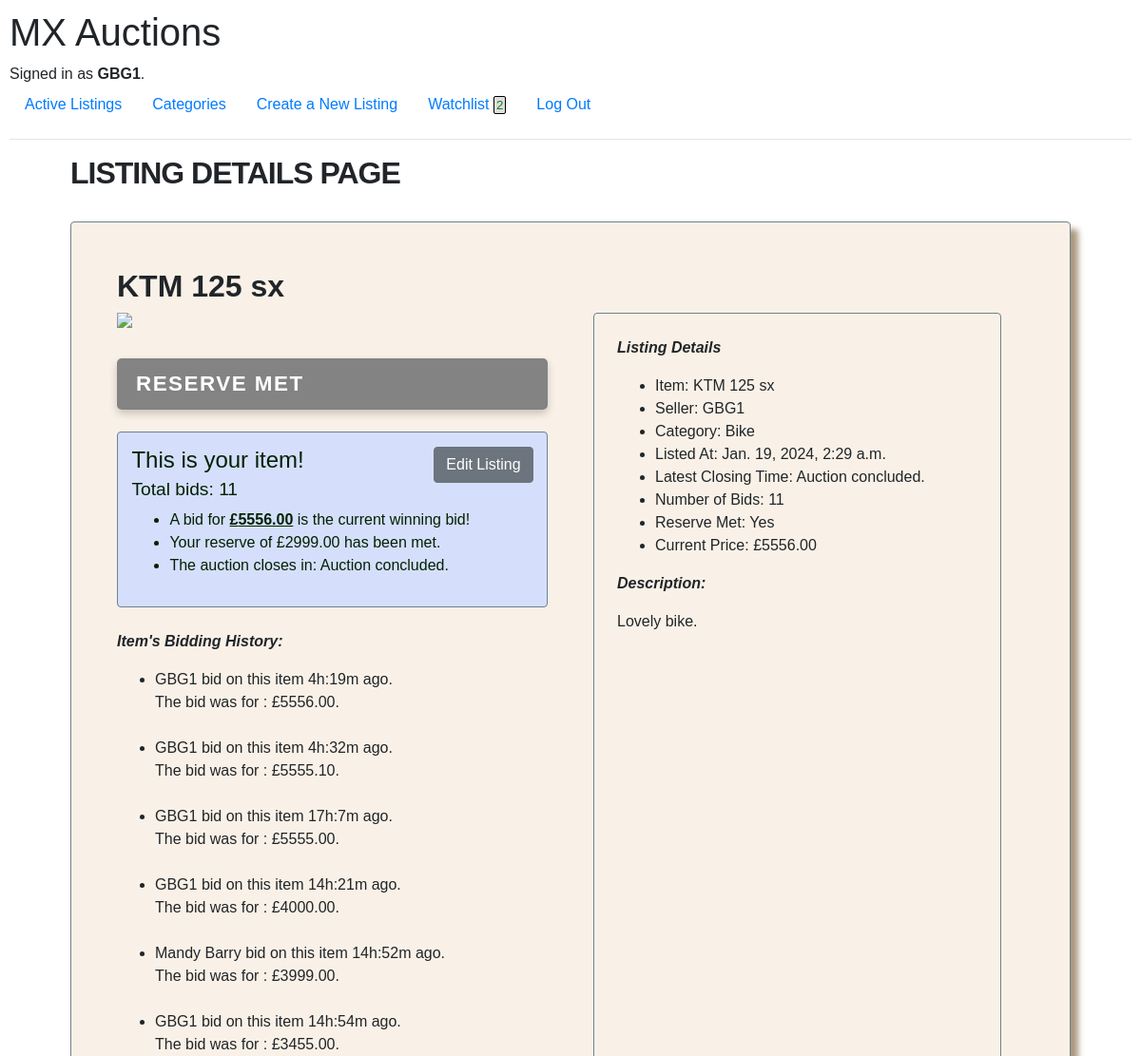
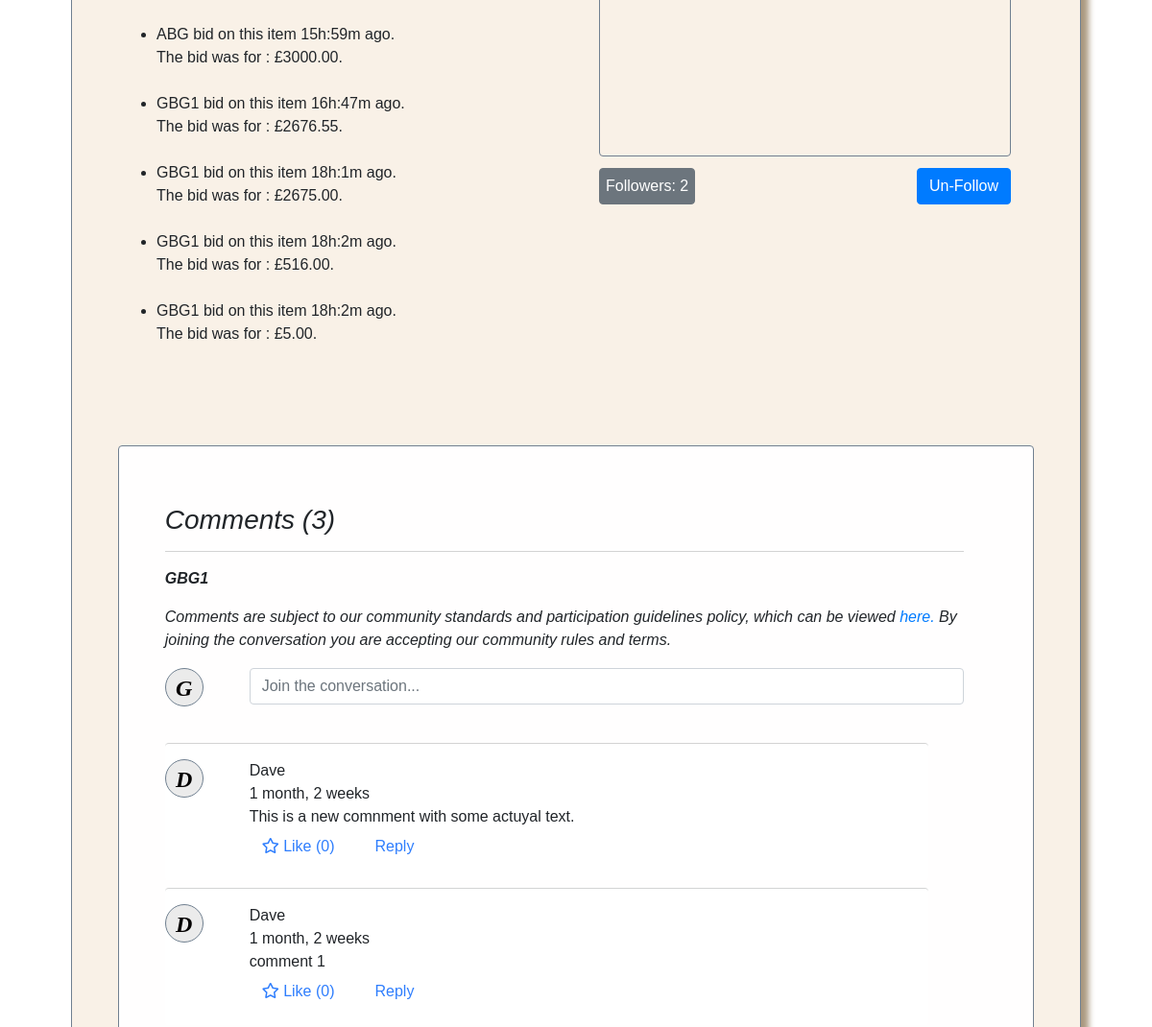
The page /listing/1/ (signed in, upper part) on the database as committed earlier (2 pictures, top to bottom).
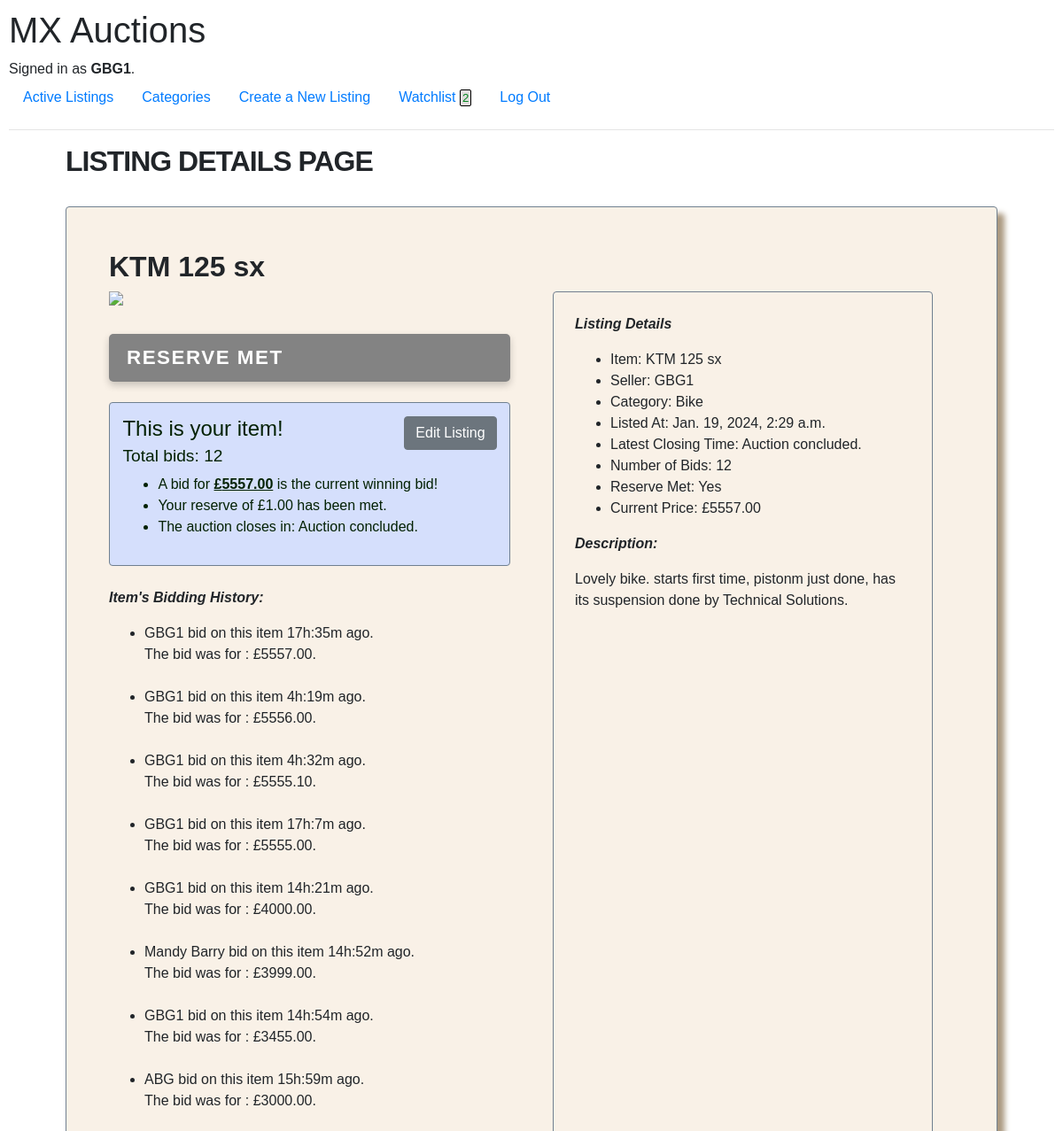
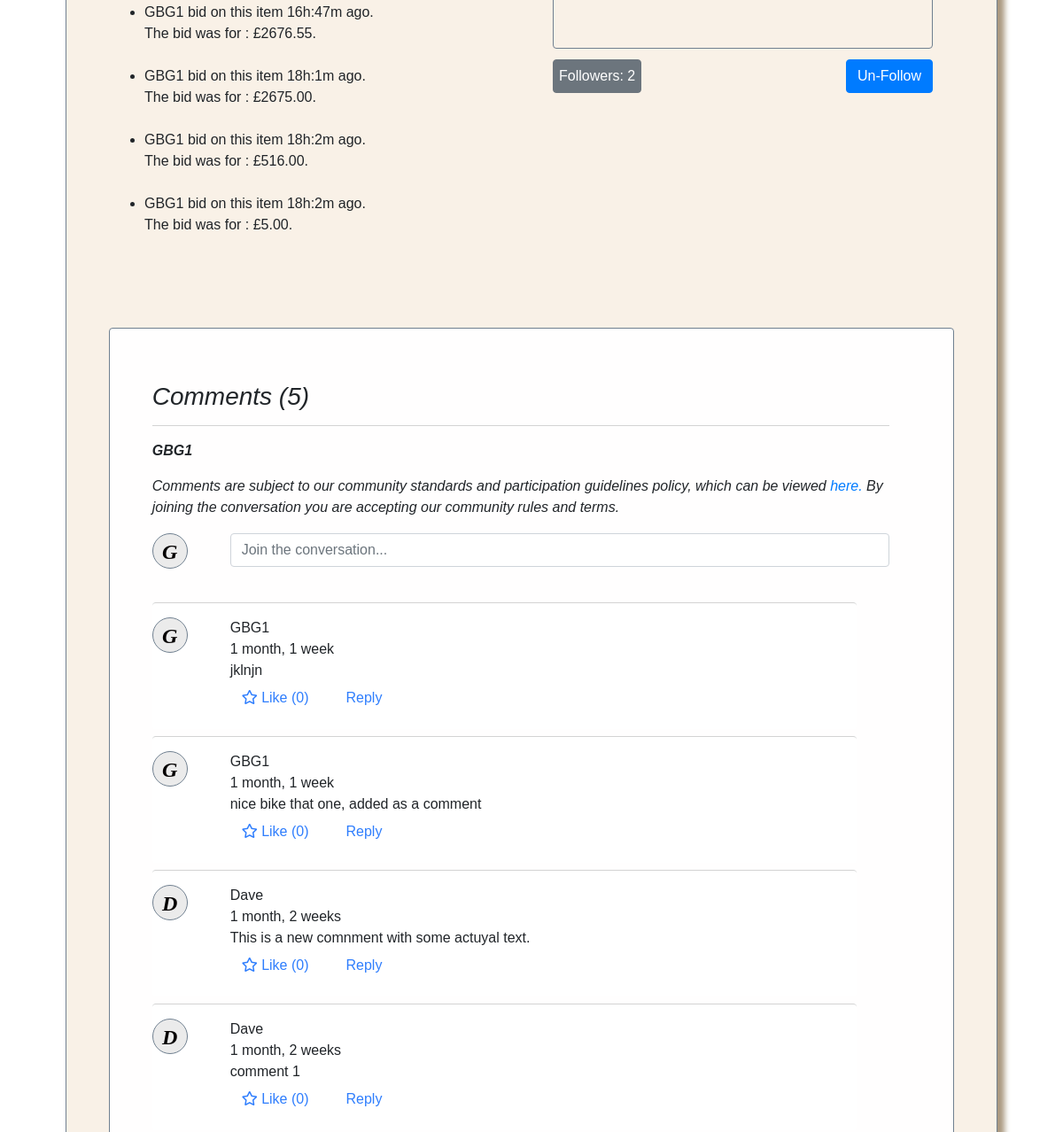
The same page on the database as committed later (2 pictures, top to bottom).
### auctions/models.py (models this page shows, shortened)
class Bid(models.Model):
    user = models.ForeignKey(settings.AUTH_USER_MODEL, on_delete=models.CASCADE, related_name='bids', verbose_name="Bidder")
    listing = models.ForeignKey(Listing, on_delete=models.CASCADE, related_name='bids', verbose_name="Listing")
    amount = models.DecimalField(max_digits=10, decimal_places=2, verbose_name="Bid Amount")
    time = models.DateTimeField(default=now, verbose_name="Bid Time")
    class Meta:
        ordering = ['-time']
    def time_since_bid(self):
        time_difference = now() - self.time
        hours = time_difference.seconds // 3600
        minutes = (time_difference.seconds // 60) % 60
        hours_mins = f"{hours}h:{minutes}m"
        return hours_mins
    def __str__(self):
        hours_mins_since_bid = self.time_since_bid()
        return f"{self.user.username} bid on this item {hours_mins_since_bid} ago. \n The bid was for : £{self.amount}.\n\n"

class Listing(models.Model):
    category = models.ForeignKey(Category, on_delete=models.SET_NULL, null = True, blank=True, related_name="listings")
    listing_title = models.CharField(max_length=256, verbose_name="Title")
    listing_details = models.TextField(verbose_name="Please enter full detailss of your Listing")
    listing_date_time = models.DateTimeField(default = now, verbose_name="Listing time")
    starting_price = models.DecimalField(max_digits=10, decimal_places=2, blank = False, default = 1, verbose_name="Starting Price")
    current_bid = models.DecimalField(max_digits=10, decimal_places=2, null = True, blank = True, verbose_name="Current Bid")
    sold_price = models.DecimalField(max_digits=10, decimal_places=2, null = True, blank = True, verbose_name="Sold Price")
    reserve = models.DecimalField(max_digits=10, decimal_places=2, verbose_name="Reserve")
    closing_time = models.DateTimeField(default = seventytwohours, verbose_name="Closing time")
    auction_open = models.BooleanField(default = True, verbose_name="Auction Open")
    listing_image_url = models.URLField(max_length=500, verbose_name="URL for images for Listing Item")
    user = models.ForeignKey(User, on_delete=models.CASCADE, related_name="listings", verbose_name="Listed by")
    following = models.ManyToManyField(settings.AUTH_USER_MODEL, blank=True, related_name="followers", verbose_name="following")
    def get_max_bid(self):
        return self.bids.order_by('-amount').first()
    def bid_history(self):
        return self.bids.order_by('-amount')

class User(AbstractUser):
    def following_count(self):
        return Listing.objects.filter(following=self).count()

class Comment(models.Model):
    listing = models.ForeignKey(Listing, on_delete=models.CASCADE, related_name="comments")
    user = models.ForeignKey(settings.AUTH_USER_MODEL, on_delete=models.CASCADE, related_name="user_comments", verbose_name="Comentor")
    comment_content = models.CharField(max_length=5000, verbose_name="Comment")
    comment_time = models.DateTimeField(default= now, verbose_name="Comment Made at")
    parent = models.ForeignKey('self', on_delete=models.SET_NULL, null=True, blank=True, related_name="replies", verbose_name="Reply")

class Category(models.Model):
    category_name = models.CharField(max_length=256, verbose_name="Category")
    def __str__(self):
        return self.category_name

### auctions/views.py (the view, shortened to what this page needs)
# urls.py: path('listing/<int:listing_id>/', views.listing_details, name='listing_details'),
def listing_details(request, listing_id, follow_action=None, comment_like_action=None, comment_id=None):
    listing = get_object_or_404(Listing, pk=listing_id)
    user = request.user
    username = user.username.title()
    user_initial = username[0]
    if follow_action and user.is_authenticated:
        if follow_action == 'follow':
            listing.following.add(user)
        elif follow_action == 'unfollow':
            listing.following.remove(user)
        return redirect('listing_details', listing_id=listing_id)
    if request.method == "POST":
        new_bid_str = request.POST.get("amount", '0')
        try:
            new_bid = Decimal(new_bid_str)
            if new_bid <= 1:
                messages.error(request, "Invalid Bid. Your bid needs to be more than £1.")
            elif new_bid <= listing.current_bid:
                messages.error(request, "Invalid Bid. Your bid needs to be more than the current listed price.")
            else:
                new_bid_instance = Bid ()
                new_bid_instance.user = request.user
                new_bid_instance.listing= listing
                new_bid_instance.amount = new_bid
                new_bid_instance.save()
                messages.success(request, "Thanks for your bid, Good Luck!!")
            return redirect("listing_details", listing_id=listing_id)
        except (InvalidOperation, ValueError, TypeError):
            messages.error(request, "Invalid Bid. You need to enter a number.")
            return redirect("listing_details", listing_id=listing_id)
    else:
        form = BidForm()
        comment_form = CommentForm()
        reply_form = CommentReplyForm()
        top_level_comments = Comment.objects.filter(listing=listing, parent__isnull=True).order_by('-comment_time')
        number_comments = top_level_comments.count()
        comments_tree = build_comment_tree(top_level_comments)
        if request.user.is_authenticated:
            user_likes = CommentLike.objects.filter(user=request.user).values_list('comment_id', flat=True)
        else:
            user_likes = []
        reserve_met = False
        user_bid_amount = False
        is_highest_bidder = False
        bid_superceeded = False
        number_user_bids = 0
        bid_history = listing.bid_history()
        number_bids = bid_history.count()
        if user.is_authenticated:
            if listing.bid_history().filter(user=user).exists():
                user_bid_amount = listing.bid_history().filter(user=user).first().amount
                number_user_bids = listing.bid_history().filter(user=user).count()
        highest_bid = listing.get_max_bid()
        if number_bids:
            highest_bid_amount = highest_bid.amount
            if listing.get_max_bid().user == user:
                is_highest_bidder = True
            elif user_bid_amount:
               bid_superceeded = True
        reserve = listing.reserve
        if listing.current_bid >= reserve:
            reserve_met = True
        following = request.user in listing.following.all()
        followers = listing.following.all()
        following_count = followers.count()
        time_left_delta = listing.closing_time - now()
        days = time_left_delta.days
        hours, remainder = divmod(time_left_delta.seconds, 3600)
        minutes, seconds = divmod(remainder, 60)
        time_left_str = f"{days} days {hours}h {minutes}m"
        if time_left_delta.total_seconds() <= 0:
            time_left_str = "Auction concluded."
        if number_bids:
            return render(request, 'auctions/listing_details.html', {
                        'listing': listing,
                        'form' : form,
                        'listing_num' : listing_id,
                        'username' : username,
                        'user_initial' : user_initial,
                        'bid_history' : bid_history,
                        'following' : following,
                        'followers' : followers,
                        'following_count' : following_count,
                        'comment_form' : comment_form,
                        'reply_form' : reply_form,
                        'top_level_comments' : top_level_comments,
                        'comments_tree' : comments_tree,
                        'number_comments' : number_comments,
                        'user_likes' : user_likes,
                        'time_left' : time_left_str,
                        'number_bids' : number_bids,
                        'highest_bid' : highest_bid_amount,
                        'reserve' : reserve,
                        'reserve_met' : reserve_met,
                        'user_bid_amount' : user_bid_amount,
                        'number_user_bids' : number_user_bids,
                        'is_highest_bidder' : is_highest_bidder,
                        'bid_superceeded' : bid_superceeded,
            })

### auctions/forms.py
class BidForm(ModelForm):
    amount = forms.DecimalField(
        max_digits=10,
        decimal_places=2,
        widget=forms.NumberInput(attrs={'placeholder': 'Enter your bid in GBP (£)'})
    )
    class Meta:
        model = Bid
        fields = ['amount']

class CommentForm(ModelForm):
    class Meta:
        model= Comment
        fields = ['comment_content']
        labels = {'comment_content' : False}
        widgets = {
            'comment_content': forms.Textarea(attrs={
            'placeholder': 'Join the conversation...',
            'class': 'form-control comment-entry-box',
            'rows': 1,
            'style': 'width: 100%; overflow:hidden; resize:none;',
            }),
        }

### auctions/context_processors.py (called while the page is built)
def following_count(request):
    if request.user.is_authenticated:
        return {'following_count': request.user.following_count()}
    return {'following_count': 0}

### auctions/templatetags/comment_filters.py (called while the page is built)
@register.filter
def get_replies(comments_tree, comment):
    return comments_tree.get(comment, {})

### auctions/utils.py (called while the page is built)
def build_comment_tree(comments):
    comment_tree = {}
    for comment in comments:
        comment_tree[comment] = build_comment_tree(comment.replies.all())
    return comment_tree

### auctions/templates/auctions/listing_details.html (shortened to what the changed rows need)
{% extends "auctions/layout.html" %}
{% load static %}
{% load comment_filters %}
{% block body %}
<main>
    <h2 class="main-title">LISTING DETAILS PAGE</h2>
    <div class="listing-details-container">
        <h2><strong>{{ listing.listing_title }}</strong></h2>
        <div class="two-cols">
            <div class ="left-side">
                {% if listing.user == user %}
                <div class="own-item-pane">
                    <div class="own-itwm-pane-title-bar">
                        <div class="own-itwm-pane-title-bar-left"><h4>This is your item! <br>
                            <small>Total bids: {{ number_bids }}</small></h4>
                        </div>
                        <div class="own-itwm-pane-title-bar-right">
                            <a href="{% url 'editlisting' listing_id=listing.id %}" class="btn btn-secondary edit-button">Edit Listing</a>
                        </div>
                    </div>
                    {% if number_bids > 0 %}
                    <ul>
                        <li>A bid for <strong style="text-decoration: underline;">£{{ highest_bid }}</strong> is the current winning bid!</li>
                            {% if reserve_met %}
                                <li>Your reserve of £{{ reserve }} has been met.</li>
                            {% else %}
                                <li>Your reserve of £{{ reserve }} has <strong style="text-decoration: underline;">NOT</strong> been met.</li>
                            {% endif %}
                        <li>The auction closes in: {{ time_left }}</li>
                    </ul>
                    {% else %}
                    <ul>
                        <li>No bids placed.</li>
                        <li>Your reserve for this item is set at £{{ reserve }}.</li>
                        <li>The auction closes in: {{ time_left }}</li>
                    </ul>
                    {% endif %}
                </div>
                {% endif %}
                <div>
                    <div class="bid-history">
                        {% if bid_history %}
                            <ul>
                            {% for bid in bid_history %}
                                <li>{{ bid |linebreaksbr }}</li>
                            {% endfor %}
                            </ul>
                        {% else %}
                        <p>No bids have been made on this item yet.</p>
                        {% endif %}
                    </div>
                </div>
            </div>
            <div class="right-side">
                <div class="listing-details-box">
                    <p><i><strong>Listing Details</strong></i></p>
                    <ul>
                        <li> Item: {{ listing.listing_title }}</li>
                        <li> Seller: {{ listing.user.username }} </li>
                        <li> Category: {{ listing.category }}</li>
                        <li> Listed At: {{ listing.listing_date_time }}</li>
                        <li> Latest Closing Time:  {{ time_left }}</li>
                        <li> Number of Bids: {{ number_bids }}</li>
                            {% if reserve_met %}
                            <li> Reserve Met: Yes</li>
                            {% else %}
                            <li>Reserve Met: No</li>
                            {% endif %}
                        {% if number_bids > 0 %}
                        <li> Current Price: £{{ highest_bid }}</li>
                        {% else %}
                        <li> Starting Price: £{{ highest_bid }}</li>
                        {% endif %}
                    </ul>
                    <p><i><strong>Description:</strong></i></p>
                    <p> {{ listing.listing_details }}</p>
                </div>
            </div>
        </div>
        <div class="comments-box form-container">
            <h3 class="comments-title"><i>Comments ({{ number_comments }})</h3>
            {% if not top_level_comments %}
            <p>No Comments for this Item</p>
            {% else %}
                {% load humanize %}
                {% for comment in top_level_comments %}
                <div class="comment">
                    <div class="Initial-section comment-initial-section">
                        <i>{{ comment.user.username |slice:":1"  }}</i>
                    </div>
                    <div class="comment-body-section">
                        <div>{{ comment.user.username }}</div>
                        <div>{{ comment.comment_time | timesince }}</div>
                        <div>{{ comment.comment_content }}</div>
                        {% if user.is_authenticated  %}
                        <div id="comment-like-reply-button-flexbox">
                                <div class="comment-like-button">
                                    {% if comment.id in user_likes %}
                                    <a href="{% url 'listing_details_with_comment_like_action' listing_id=listing.id comment_id=comment.id comment_like_action='unlike' %}" class="btn comment-like-btn"><i class="fas fa-star"></i> Unlike ({{ comment.comment_likes.count }})</a>
                                    {% else %}
                                    <a href="{% url 'listing_details_with_comment_like_action' listing_id=listing.id comment_id=comment.id comment_like_action='like' %}" class="btn comment-like-btn"><i class="far fa-star"></i> Like ({{ comment.comment_likes.count }})</a>
                                    {% endif %}
                                </div>
                                <div class="comment-reply-button">
                                    <button class="btn comment-reply-btn" onclick="toggleReplyForm('replyForm-{{ comment.id }}')">Reply</button>
                                </div>
                        </div>
                        {% endif %}
                    </div>
                </div>
                {% endfor %}
            {% endif %}
        </div>
    </div>
</main>
{% endblock %}

Rows that differ between the two databases and show on the page:
changed Listing "KTM 125 sx": reserve "2999.00" → "1.00"; listing_details "Lovely bike." → "Lovely bike. starts first time, pistonm just done, has its suspension done by Technical Solutions."
added Bid: amount "5557.00", time+user+amount "GBG1 bid on this item 17h:35m ago. The bid was for : £5557.00."
added Comment: user.username "G", user.username "GBG1", comment_time "1 month, 1 week", comment_content "jklnjn", comment_likes.count "0"
added Comment: user.username "G", user.username "GBG1", comment_time "1 month, 1 week", comment_content "nice bike that one, added as a comment", comment_likes.count "0"
Other text that changed with them:
{{ number_bids }}: "11" → "12"
{{ number_comments }}: "3" → "5"
{{ highest_bid }}: "5556.00" → "5557.00"
